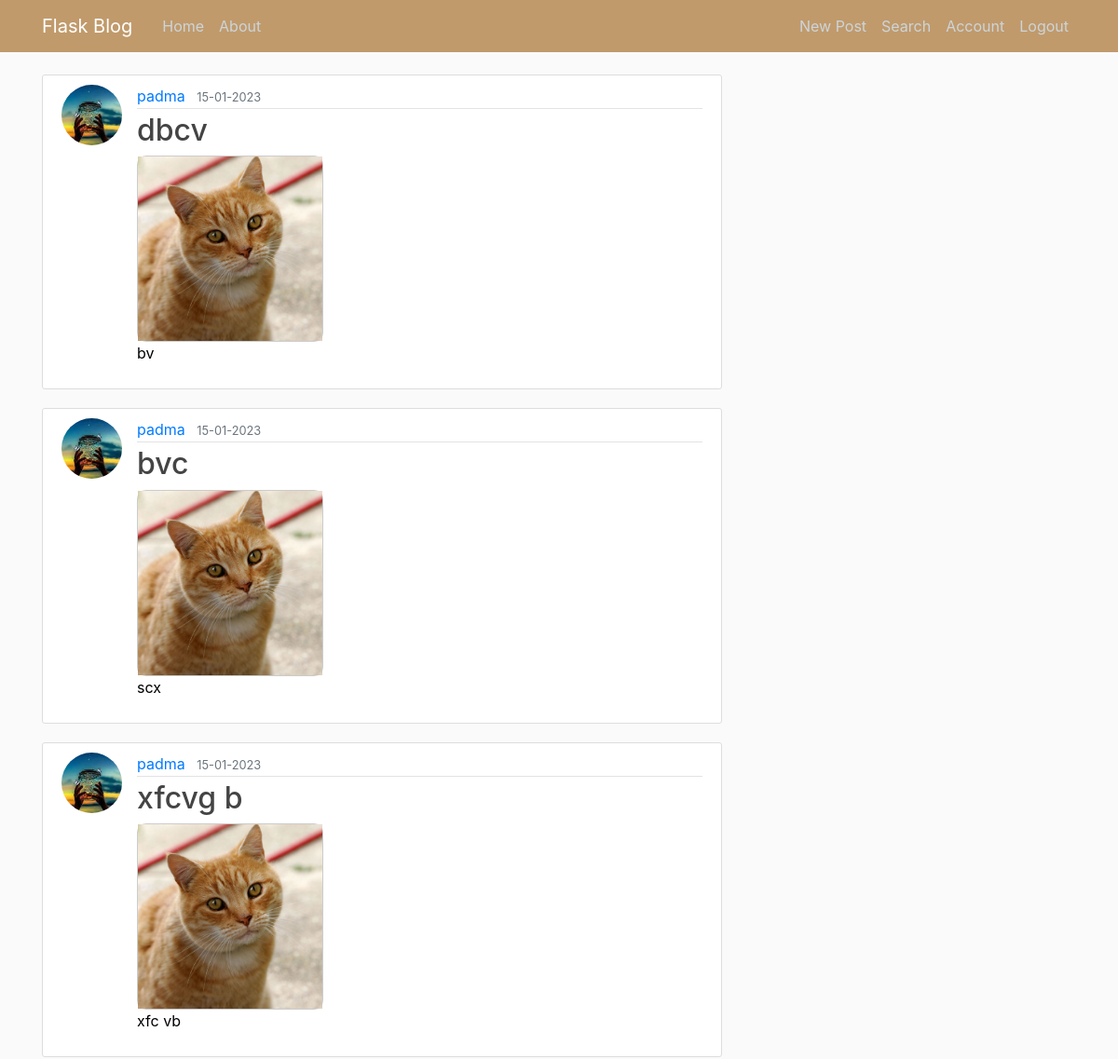
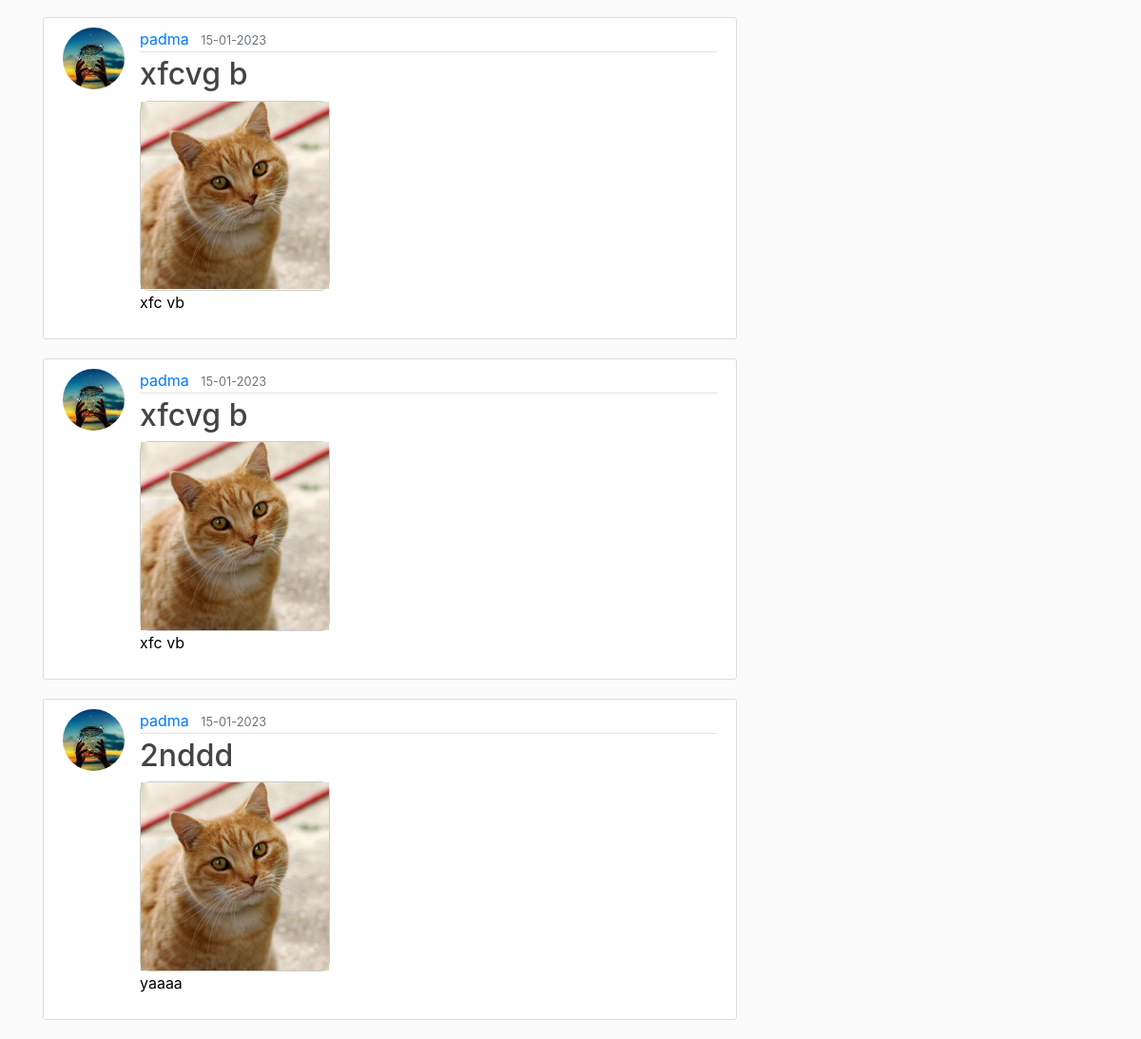
The app's page /about (signed in) with its own data (2 pictures, top to bottom).
### flaskblog/models.py (models this page shows, shortened)
class Post(db.Model):
    id = db.Column(db.Integer, primary_key=True)
    title = db.Column(db.String(100), nullable=False)
    date_posted = db.Column(db.DateTime, nullable=False, default=datetime.utcnow)
    content = db.Column(db.Text, nullable=False)
    user_id = db.Column(db.Integer, db.ForeignKey('user.id'), nullable=False)
    image_file = db.Column(db.String(20), nullable=False, default='default.jpg')
    likes = db.Column(db.Integer, default=0, nullable=False)
    comments = db.relationship('Comment', backref='post', lazy=True)
    user = db.relationship('User', lazy=True)

class User(db.Model, UserMixin):
    id = db.Column(db.Integer, primary_key=True)
    username = db.Column(db.String(20), unique=True, nullable=False)
    email = db.Column(db.String(120), unique=False, nullable=False)
    image_file = db.Column(db.String(20), nullable=False, default='default.jpg')
    password = db.Column(db.String(60), nullable=False)
    posts = db.relationship('Post',lazy=True)
    followed = db.relationship('Follow', foreign_keys=[Follow.follower_id],backref=db.backref('follower', lazy='joined'), lazy='dynamic',cascade='all, delete-orphan')
    followers = db.relationship('Follow', foreign_keys=[Follow.followed_id],backref=db.backref('followed', lazy='joined'), lazy='dynamic',cascade='all, delete-orphan')
    num_followers = db.Column(db.Integer, default=0)
    num_following = db.Column(db.Integer, default=0)
    created_posts = db.relationship('Post', backref='author', lazy=True,overlaps='posts')

### flaskblog/routes.py (the view)
@app.route("/about")
@login_required
def about():
    user_posts = Post.query.filter_by(user_id=current_user.id).order_by(desc(Post.date_posted)).all()
    return render_template('about.html',user_posts=user_posts,title='My Posts ')

### flaskblog/models.py (called while the page is built)
@login_manager.user_loader
def load_user(user_id):
    return User.query.get(int(user_id))

### flaskblog/templates/about.html
{% extends "layout.html" %}
{% block content %}
    {% for post in user_posts %}
        <article class="media content-section">
          <img class="rounded-circle article-img" src="{{ url_for('static', filename='profile_pics/' + post.author.image_file) }}">
          <div class="media-body">
            <div class="article-metadata">
              <a class="mr-2" href="{{ url_for('user_profile', username=post.author.username) }}">{{ post.author.username }}</a>
              <small class="text-muted">{{ post.date_posted.strftime('%d-%m-%Y') }}</small>
            </div>
            <h2><a class="article-title" href="{{ url_for('post', post_id=post.id) }}">{{ post.title }}</a></h2>
            <div class="post-image-square">
                <img src="{{ url_for('static', filename='post_images/' + post.image_file) }}" alt="post image">
            </div>
            <p class="article-content">{{ post.content }}</p>
          </div>
        </article>
    {% endfor %}
{% endblock content %}

### flaskblog/templates/layout.html (shortened to what this page needs)
<!DOCTYPE html>
<html>
<head>
    <link rel="stylesheet" href="https://maxcdn.bootstrapcdn.com/bootstrap/4.0.0/css/bootstrap.min.css">
    <link rel="stylesheet" href="https://cdnjs.cloudflare.com/ajax/libs/font-awesome/5.15.3/css/all.min.css">
    <link rel="stylesheet" type="text/css" href="{{ url_for('static', filename='main.css') }}">
</head>
<body>
    <header class="site-header">
      <nav class="navbar navbar-expand-md navbar-dark bg-steel fixed-top">
        <div class="container">
          <a class="navbar-brand mr-4" href="/">Flask Blog</a>
          <div class="collapse navbar-collapse" id="navbarToggle">
            <div class="navbar-nav mr-auto">
              <a class="nav-item nav-link" href="{{ url_for('home') }}">Home</a>
              <a class="nav-item nav-link" href="{{ url_for('about') }}">About</a>
            </div>
            <div class="navbar-nav">
              {% if current_user.is_authenticated %}
              <a class="nav-item nav-link" href="{{ url_for('new_post') }}">New Post</a>
              <a class="nav-item nav-link" href="{{ url_for('search') }}">Search</a>
                <a class="nav-item nav-link" href="{{ url_for('account') }}">Account</a>
                <a class="nav-item nav-link" href="{{ url_for('logout') }}">Logout</a>
              {% else %}
                <a class="nav-item nav-link" href="{{ url_for('login') }}">Login</a>
                <a class="nav-item nav-link" href="{{ url_for('register') }}">Register</a>
              {% endif %}
            </div>
          </div>
        </div>
      </nav>
    </header>
    <main role="main" class="container">
      <div class="row">
        <div class="col-md-8">
          {% block content %}{% endblock %}
        </div>
      </div>
    </main>
</body>
</html>

### flaskblog/static/main.css (style rules this page uses)
body { background: #fafafa; color: #000000; margin-top: 5rem; }
h1, h2, h3, h4, h5, h6 { color: #444444; }
.bg-steel { background-color: #C19A6B; }
.site-header .navbar-nav .nav-link { color: #cbd5db; }
.content-section { background: #ffffff; padding: 10px 20px; border: 1px solid #dddddd; border-radius: 3px; margin-bottom: 20px; }
.article-title { color: #444444; }
.article-content { white-space: pre-line; }
.article-img { height: 65px; width: 65px; margin-right: 16px; }
.article-metadata { padding-bottom: 1px; margin-bottom: 4px; border-bottom: 1px solid #e3e3e3 }
.post-image-square { width: 200px; height: 200px; object-fit: cover; border-radius: 10px; border: 1px solid #ccc; }
img { max-width: 100%; max-height: 300px; }

### records on screen
Post: image_file (picture), author.username "padma", date_posted "15-01-2023", title "dbcv", image_file (placeholder picture), content "bv"
Post: image_file (picture), author.username "padma", date_posted "15-01-2023", title "bvc", image_file (placeholder picture), content "scx"
Post: image_file (picture), author.username "padma", date_posted "15-01-2023", title "xfcvg b", image_file (placeholder picture), content "xfc vb"
Post: image_file (picture), author.username "padma", date_posted "15-01-2023", title "xfcvg b", image_file (placeholder picture), content "xfc vb"
Post: image_file (picture), author.username "padma", date_posted "15-01-2023", title "xfcvg b", image_file (placeholder picture), content "xfc vb"
Post: image_file (picture), author.username "padma", date_posted "15-01-2023", title "2nddd", image_file (placeholder picture), content "yaaaa"
